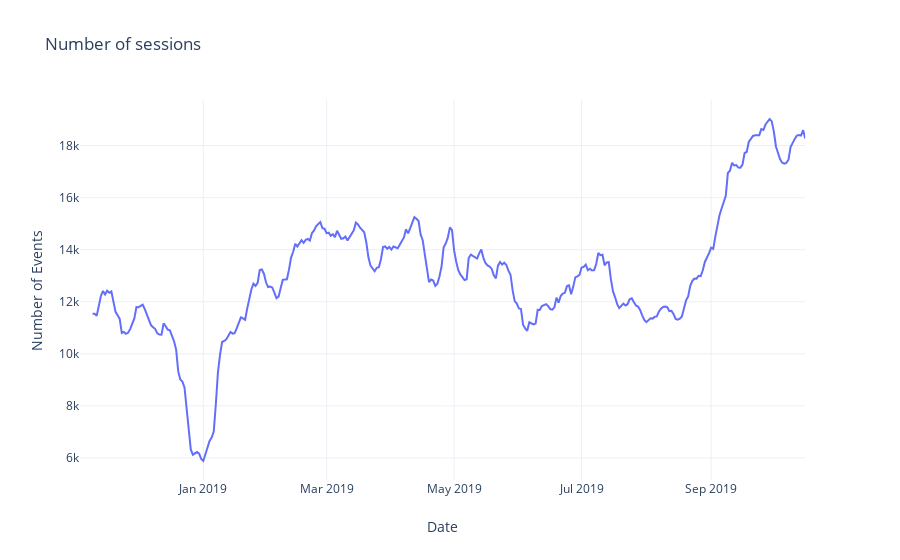

The code cell stored with this chart in its notebook:
### Code cell
pe.line(weekly, x='Date', y='Number of Events', template=template, title="Number of sessions")

### Figure 1 — Plotly figure (JSON) as saved in the notebook; plotly's stock layout.template omitted (floating-point values rounded to 4 significant figures; data arrays with more than 128 entries replaced by an {"elided": "..."} marker saying what was removed)
{"data": [{"hoverlabel": {"namelength": 0}, "hovertemplate": "Date=%{x}<br>Number of Events=%{y}", "legendgroup": "", "line": {"color": "#636efa", "dash": "solid"}, "mode": "lines", "name": "", "showlegend": false, "type": "scatter", "x": {"elided": "348 str values"}, "xaxis": "x", "y": {"elided": "348 float values"}, "yaxis": "y"}], "layout": {"autosize": true, "legend": {"tracegroupgap": 0}, "title": {"text": "Number of sessions"}, "xaxis": {"anchor": "y", "autorange": true, "domain": [0, 0.98], "range": ["2018-11-03", "2019-10-16"], "title": {"text": "Date"}, "type": "date"}, "yaxis": {"anchor": "x", "autorange": true, "domain": [0, 1], "range": [5151.0, 19750.0], "title": {"text": "Number of Events"}, "type": "linear"}}}
